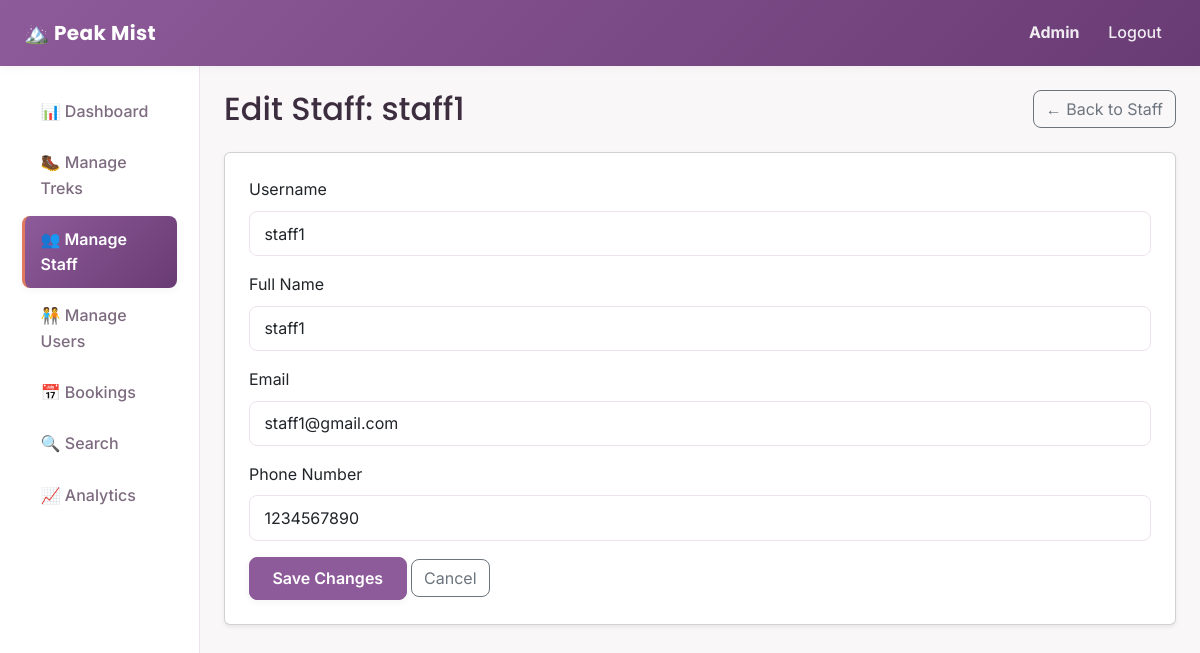
The page /admin/staff/2/edit (signed in) on the database its author committed.
### backend/models.py (models this page shows, shortened)
class User(db.Model, UserMixin):
    __tablename__ = "users"
    id = db.Column(db.Integer, primary_key=True)
    username = db.Column(db.String(80), unique=True, nullable=False)
    password_hash = db.Column(db.String(200), nullable=False)
    full_name = db.Column(db.String(120), nullable=False)
    email = db.Column(db.String(120), unique=True, nullable=False)
    phone = db.Column(db.String(20), nullable=True)
    role = db.Column(db.String(20), nullable=False, default="user")
    is_blacklisted = db.Column(db.Boolean, default=False, nullable=False)
    created_at = db.Column(db.DateTime, default=datetime.utcnow)
    staff_profile = db.relationship(
        "StaffProfile",
        backref="user",
        uselist=False,
        cascade="all, delete-orphan"
    )
    bookings = db.relationship(
        "Booking",
        backref="user",
        cascade="all, delete-orphan"
    )

### backend/routes.py (the view, shortened to what this page needs)
@admin_bp.route("/staff/<int:user_id>/edit", methods=["GET", "POST"])
@login_required
@role_required("admin")
def edit_staff(user_id):
    staff_user = User.query.filter_by(id=user_id, role="staff").first_or_404()
    return render_template("admin/edit_staff.html", staff=staff_user)

### backend/routes.py (called while the page is built)
def role_required(*allowed_roles):
    def decorator(view_function):
        @wraps(view_function)
        def wrapped_view(*args, **kwargs):
            if current_user.role not in allowed_roles:
                abort(403)
            return view_function(*args, **kwargs)
        return wrapped_view
    return decorator

### templates/admin/edit_staff.html (shortened to what this page needs)
{% extends "layout_dashboard.html" %}
{% set active_page = 'staff' %}
{% block content %}
<div class="d-flex justify-content-between align-items-center mb-4">
    <h2 class="mb-0">Edit Staff: {{ staff.full_name }}</h2>
    <a href="{{ url_for('admin.staff_list') }}" class="btn btn-outline-secondary">&larr; Back to Staff</a>
</div>
<div class="card shadow-sm">
    <div class="card-body p-4">
        <form method="POST" action="{{ url_for('admin.edit_staff', user_id=staff.id) }}">
            <div class="mb-3">
                <label for="username" class="form-label">Username</label>
                <input type="text" class="form-control" id="username" name="username"
                       value="{{ staff.username }}" required>
            </div>
            <div class="mb-3">
                <label for="full_name" class="form-label">Full Name</label>
                <input type="text" class="form-control" id="full_name" name="full_name"
                       value="{{ staff.full_name }}" required>
            </div>
            <div class="mb-3">
                <label for="email" class="form-label">Email</label>
                <input type="email" class="form-control" id="email" name="email"
                       value="{{ staff.email }}" required>
            </div>
            <div class="mb-3">
                <label for="phone" class="form-label">Phone Number</label>
                <input type="text" class="form-control" id="phone" name="phone"
                       value="{{ staff.phone or '' }}">
            </div>
            <button type="submit" class="btn btn-trek">Save Changes</button>
            <a href="{{ url_for('admin.staff_list') }}" class="btn btn-outline-secondary">Cancel</a>
        </form>
    </div>
</div>
{% endblock %}

### templates/layout_dashboard.html (shortened to what this page needs)
<!DOCTYPE html>
<html lang="en">
<head>
    <link
        href="https://cdnjs.cloudflare.com/ajax/libs/bootstrap/5.3.3/css/bootstrap.min.css"
        rel="stylesheet">
    <link rel="stylesheet" href="{{ url_for('static', filename='css/styles.css') }}">
</head>
<body>
    <nav class="navbar navbar-expand-lg navbar-trek">
        <div class="container-fluid px-4">
            <a class="navbar-brand fw-bold" href="{{ url_for('auth.home') }}">
                🏔️ Peak Mist
            </a>
            <div class="navbar-collapse" id="navMenu">
                <ul class="navbar-nav ms-auto align-items-lg-center">
                    <li class="nav-item">
                        <span class="nav-link">
                            <strong>{{ current_user.full_name }}</strong>
                        </span>
                    </li>
                    <li class="nav-item">
                        <a class="nav-link" href="{{ url_for('auth.logout') }}">Logout</a>
                    </li>
                </ul>
            </div>
        </div>
    </nav>
    <div class="container-fluid">
        <div class="row">
            <nav class="col-md-3 col-lg-2 sidebar">
                <ul class="nav flex-column">
                    {% if current_user.role == 'admin' %}
                        <li class="nav-item">
                            <a class="nav-link {% if active_page == 'dashboard' %}active{% endif %}"
                               href="{{ url_for('admin.dashboard') }}">📊 Dashboard</a>
                        </li>
                        <li class="nav-item">
                            <a class="nav-link {% if active_page == 'treks' %}active{% endif %}"
                               href="{{ url_for('admin.treks') }}">🥾 Manage Treks</a>
                        </li>
                        <li class="nav-item">
                            <a class="nav-link {% if active_page == 'staff' %}active{% endif %}"
                               href="{{ url_for('admin.staff_list') }}">👥 Manage Staff</a>
                        </li>
                        <li class="nav-item">
                            <a class="nav-link {% if active_page == 'users' %}active{% endif %}"
                               href="{{ url_for('admin.users_list') }}">🧑‍🤝‍🧑 Manage Users</a>
                        </li>
                        <li class="nav-item">
                            <a class="nav-link {% if active_page == 'bookings' %}active{% endif %}"
                               href="{{ url_for('admin.bookings_list') }}">📅 Bookings</a>
                        </li>
                        <li class="nav-item">
                            <a class="nav-link {% if active_page == 'search' %}active{% endif %}"
                               href="{{ url_for('admin.search') }}">🔍 Search</a>
                        </li>
                        <li class="nav-item">
                            <a class="nav-link {% if active_page == 'analytics' %}active{% endif %}"
                               href="{{ url_for('admin.analytics') }}">📈 Analytics</a>
                        </li>
                    {% endif %}
                </ul>
            </nav>
            <main class="col-md-9 col-lg-10 p-4">
                {% block content %}{% endblock %}
            </main>
        </div>
    </div>
</body>
</html>

### static/css/styles.css (style rules this page uses)
:root { --primary: #8d5b99; --primary-dark: #693b74; --primary-light: #f6eef7; --secondary: #e07a5f; --secondary-dark: #c2593e; --secondary-light: #fdf1ee; --white: #ffffff; --off-white: #faf7f9; --border: #eee3ed; --text-dark: #3d2e3f; --text-light: #7d6b7f; --yellow: #f4d35e; --pink: #f28482; --purple-light: #b5a2e3; --mint: #63c9a5; --coral: #e07a5f; --sky: #6fb3e0; --sky-deep: #2f7ab8; --shadow-small: 0 2px 8px rgba(61, 46, 63, 0.05); --shadow-medium: 0 8px 24px rgba(61, 46, 63, 0.08); --shadow-large: 0 16px 40px rgba(61, 46, 63, 0.12); --radius: 14px; --radius-small: 8px; }
* { box-sizing: border-box; }
body { background-color: var(--off-white); font-family: "Inter", "Segoe UI", Arial, sans-serif; color: var(--text-dark); line-height: 1.6; }
h1, h2, h3, h4, h5, h6 { font-family: "Poppins", "Segoe UI", Arial, sans-serif; color: var(--text-dark); }
a { color: var(--primary-dark); text-decoration: none; }
.navbar-trek { background: linear-gradient(135deg, var(--primary) 0%, var(--primary-dark) 100%) !important; box-shadow: var(--shadow-small); padding-top: 0.75rem; padding-bottom: 0.75rem; }
.navbar-trek .navbar-brand { color: var(--white) !important; font-family: "Poppins", sans-serif; font-weight: 700; letter-spacing: 0.02em; }
.navbar-trek .nav-link { color: rgba(255, 255, 255, 0.9) !important; font-weight: 500; border-radius: var(--radius-small); padding: 0.45rem 0.9rem !important; transition: background-color 0.2s ease, color 0.2s ease; }
.btn-trek { background-color: var(--primary); border-color: var(--primary); color: var(--white); font-weight: 600; border-radius: var(--radius-small); padding: 0.55rem 1.4rem; box-shadow: var(--shadow-small); transition: transform 0.15s ease, box-shadow 0.15s ease, background-color 0.15s ease; }
.btn { border-radius: var(--radius-small); }
.sidebar { background-color: var(--white); border-right: 1px solid var(--border); min-height: calc(100vh - 56px); padding-top: 1.25rem; }
.sidebar .nav-link { display: flex; align-items: center; gap: 0.65rem; color: var(--text-light); padding: 0.65rem 1rem; border-radius: var(--radius-small); margin: 0.15rem 0.6rem; font-weight: 500; border-left: 3px solid transparent; transition: background-color 0.2s ease, color 0.2s ease, border-color 0.2s ease; }
.sidebar .nav-link.active { background: linear-gradient(135deg, var(--primary) 0%, var(--primary-dark) 100%); color: var(--white); font-weight: 600; border-left-color: var(--secondary); box-shadow: var(--shadow-small); }
.form-control, .form-select { border-radius: var(--radius-small); border: 1px solid var(--border); padding: 0.6rem 0.9rem; }

### rows shown on the page
User: full_name "Admin"
User: full_name "staff1", username "staff1", email "staff1@gmail.com", phone "1234567890"
